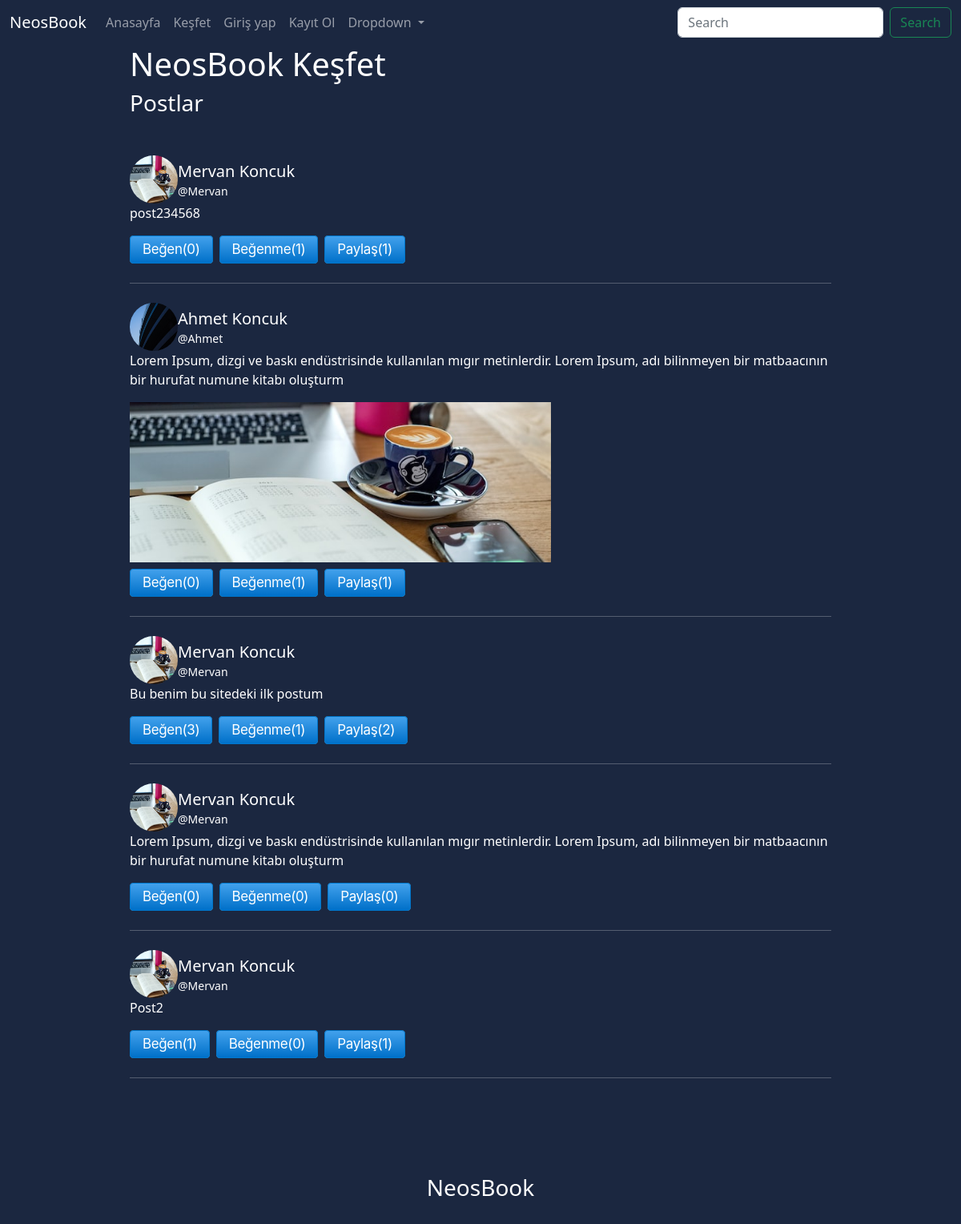
The app's page /kesfet/ with its own data.
### posts/models.py (models this page shows, shortened)
class Post(models.Model):
    id = models.UUIDField(primary_key=True, db_index=True, default=uuid.uuid4, editable=False)
    owner = models.ForeignKey(User, on_delete=models.CASCADE)
    content = models.TextField(max_length=150)
    resim = models.FileField(upload_to='postlar/', blank=True)
    created_at = models.DateTimeField(auto_now_add=True)
    like = models.ManyToManyField(User, related_name='like')
    dislike = models.ManyToManyField(User, related_name='dislike')
    retweet = models.ManyToManyField(User, related_name='retweet')

### user/models.py (models this page shows, shortened)
class Hesap(models.Model):
    id = models.UUIDField(primary_key=True, db_index=True, default=uuid.uuid4, editable=False)
    created_at = models.DateTimeField(auto_now_add=True)
    user = models.OneToOneField(User, on_delete=models.CASCADE)
    isim = models.CharField(max_length=100)
    soyisim = models.CharField(max_length=100)
    bio = models.TextField(max_length=500, blank=True)
    takip = models.ManyToManyField(User, related_name="takip")
    takipci = models.ManyToManyField(User, related_name='takipci')
    resim = models.FileField(upload_to='hesaplar/', default='default.webp', blank=True)

### posts/views.py (the view)
# urls.py: path('kesfet/', kesfet, name='kesfet')
def kesfet(request):
    posts = Post.objects.all().order_by('?')
    if request.method == 'POST':
        begen(request)
        return redirect('kesfet')
    context = {
        'posts':posts
    }
    return render(request, 'kesfet.html', context)

### templates/kesfet.html (shortened to what this page needs)
{% extends "main.html" %}
{% load static %}
{% block content %}
    <div class="container w-75">
        <h1>NeosBook Keşfet</h1>
        <h3 class="mb-5">Postlar</h3>
        {% for post in posts %}
            <div class="post">
                <div class="owner d-flex">
                    <div>
                        <img src="{{post.owner.hesap.resim.url}}" width="60" height="60" class="rounded-5" alt="">
                    </div>
                    <div>
                        <h5 class="mt-2 mb-0">{{post.owner.hesap.isim}} {{post.owner.hesap.soyisim}}</h5>
                        <small>@{{post.owner.username}}</small>
                    </div>
                </div>
                <div class="content">
                    <p>
                        {{post.content}}
                    </p>
                </div>
                {% if post.resim %}
                    <img src="{{post.resim.url}}" style="object-fit: cover;" width="60%" height="200" alt="">
                {% endif %}
                <form action="" class="d-flex mt-2" method="POST">
                    <input type="submit" value="Beğen({{post.like.all.count}})" name="begen"
                    {% if request.user in post.like.all %}
                        class="button yesil me-2"
                    {% else %}
                        class="button me-2"
                    {% endif %}
                    >
                    <input type="submit" value="Beğenme({{post.dislike.all.count}})" name="begenme"
                    {% if request.user in post.dislike.all %}
                        class="button yesil me-2"
                    {% else %}
                        class="button me-2"
                    {% endif %}
                    >
                    <input type="submit" value="Paylaş({{post.retweet.all.count}})" name="paylas"
                    {% if request.user in post.retweet.all %}
                        class="button yesil"
                    {% else %}
                        class="button"
                    {% endif %}
                    >
                </form>
            </div>
            <hr class="my-4">
        {% endfor %}
    </div>
{% endblock content %}

### static/css/style.css (style rules this page uses)
body, html { height: 100%; margin: 0; padding: 0; }
body { background-color: #1b2740; color: white; }
.button { background-image: linear-gradient(#42A1EC, #0070C9); border: 1px solid #0077CC; border-radius: 4px; box-sizing: border-box; color: #FFFFFF; cursor: pointer; direction: ltr; display: block; font-family: "SF Pro Text","SF Pro Icons","AOS Icons","Helvetica Neue",Helvetica,Arial,sans-serif; font-size: 17px; font-weight: 400; letter-spacing: -.022em; line-height: 1.47059; min-width: 30px; overflow: visible; padding: 4px 15px; text-align: center; user-select: none; -webkit-user-select: none; touch-action: manipulation; white-space: nowrap; text-decoration: none; }

### records on screen
Post: owner.hesap.resim (picture), owner.hesap.isim "Mervan", owner.hesap.soyisim "Koncuk", owner.username "Mervan", content "post234568", begen "Beğen(0)", begenme "Beğenme(1)", paylas "Paylaş(1)"
Post: owner.hesap.resim (picture), owner.hesap.isim "Ahmet", owner.hesap.soyisim "Koncuk", owner.username "Ahmet", content "Lorem Ipsum, dizgi ve baskı endüstrisinde kullanılan mıgır metinlerdir. Lorem Ipsum, adı bilinmeyen bir matbaacının bir hurufat numune kitabı oluşturm", resim (picture), begen "Beğen(0)", begenme "Beğenme(1)", paylas "Paylaş(1)"
Post: owner.hesap.resim (picture), owner.hesap.isim "Mervan", owner.hesap.soyisim "Koncuk", owner.username "Mervan", content "Bu benim bu sitedeki ilk postum", begen "Beğen(3)", begenme "Beğenme(1)", paylas "Paylaş(2)"
Post: owner.hesap.resim (picture), owner.hesap.isim "Mervan", owner.hesap.soyisim "Koncuk", owner.username "Mervan", content "Lorem Ipsum, dizgi ve baskı endüstrisinde kullanılan mıgır metinlerdir. Lorem Ipsum, adı bilinmeyen bir matbaacının bir hurufat numune kitabı oluşturm", begen "Beğen(0)", begenme "Beğenme(0)", paylas "Paylaş(0)"
Post: owner.hesap.resim (picture), owner.hesap.isim "Mervan", owner.hesap.soyisim "Koncuk", owner.username "Mervan", content "Post2", begen "Beğen(1)", begenme "Beğenme(0)", paylas "Paylaş(1)"
